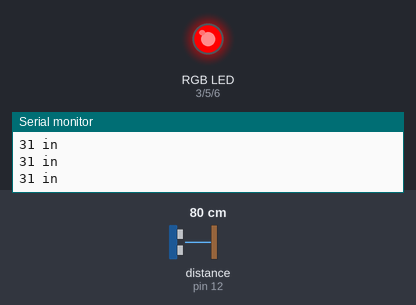
Recording of a sketch running on a simulated Arduino Uno, built with avr-gcc and run on an emulated ATmega328P. Shown: an RGB LED mixed from three pins (HIGH = lit), the last lines printed to the serial monitor. Wiring (inferred from the names in the program): ultrasonic range finder: trigger pin 11; echo pin 12. The inputs (shaded band) are chosen by the test bench; at power-on: distance to the obstacle (sensor on pin 12) 80 cm. The echo pulse lasts 58.3 µs per cm; pins used as bus, display or sensor lines are not drawn.

Above: at 1.2 s.
1.3 s: distance to the obstacle (sensor on pin 12) set to 21 cm
2.8 s: distance to the obstacle (sensor on pin 12) set to 16 cm
At 3.5 s:
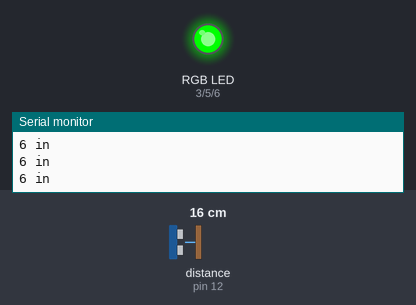
4.3 s: distance to the obstacle (sensor on pin 12) set to 35 cm
At 5.5 s:
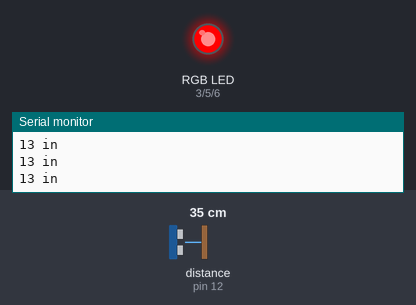
5.8 s: distance to the obstacle (sensor on pin 12) set to 2 cm
At 7.2 s:
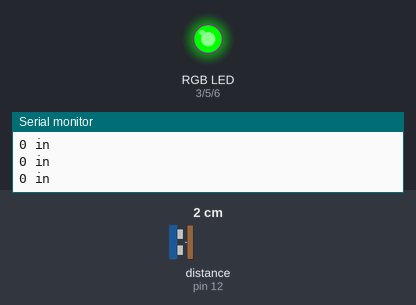
Timing chart, 0 to 8.3 s (numbered marks = the images above; inputs shaded):
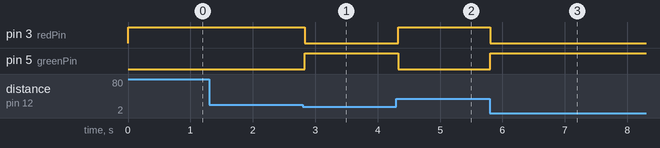

The sketch:

Sensor_testor.ino
```cpp
/*
SparkFun Inventor’s Kit
Circuit 3B-Distance Sensor
Control the color of an RGB LED using an ultrasonic distance sensor.
This sketch was written by SparkFun Electronics, with lots of help from the Arduino community.
This code is completely free for any use.
View circuit diagram and instructions at: https://learn.sparkfun.com/tutorials/sparkfun-inventors-kit-experiment-guide---v40
Download drawings and code at: https://github.com/sparkfun/SIK-Guide-Code
*/

const int trigPin = 11;           //connects to the trigger pin on the distance sensor
const int echoPin = 12;           //connects to the echo pin on the distance sensor

const int redPin = 3;             //pin to control the red LED inside the RGB LED
const int greenPin = 5;           //pin to control the green LED inside the RGB LED
const int bluePin = 6;            //pin to control the blue LED inside the RGB LED

float distance = 0;               //stores the distance measured by the distance sensor
float getDistance()
{
  float echoTime;                   //variable to store the time it takes for a ping to bounce off an object
  float calculatedDistance;         //variable to store the distance calculated from the echo time

  //send out an ultrasonic pulse that's 10ms long
  digitalWrite(trigPin, HIGH);
  delayMicroseconds(10);
  digitalWrite(trigPin, LOW);

  echoTime = pulseIn(echoPin, HIGH);      //use the pulsein command to see how long it takes for the
                                          //pulse to bounce back to the sensor

  calculatedDistance = echoTime / 148.0;  //calculate the distance of the object that reflected the pulse (half the bounce time multiplied by the speed of sound)

  return calculatedDistance;              //send back the distance that was calculated
}

void setup()
{
  Serial.begin (9600);        //set up a serial connection with the computer

  pinMode(trigPin, OUTPUT);   //the trigger pin will output pulses of electricity
  pinMode(echoPin, INPUT);    //the echo pin will measure the duration of pulses coming back from the distance sensor

  //set the RGB LED pins to output
  pinMode(redPin, OUTPUT);
  pinMode(greenPin, OUTPUT);
  pinMode(bluePin, OUTPUT);
}

void loop() {
int  distance = getDistance();   //variable to store the distance measured by the sensor

  Serial.print(distance);     //print the distance that was measured
  Serial.println(" in");      //print units after the distance

  if(distance <= 6){                         //if the object is close

    //make the RGB LED green
    digitalWrite(redPin, 0);
    digitalWrite(greenPin, 225);
    digitalWrite(bluePin, 0);

  }
   else{                                     //if the object is far away

    //make the RGB LED red
    digitalWrite(redPin, 225);
    digitalWrite(greenPin, 0);
    digitalWrite(bluePin, 0);
  }

  delay(50);      //delay 50ms between each reading
}

//------------------FUNCTIONS-------------------------------

//RETURNS THE DISTANCE MEASURED BY THE HC-SR04 DISTANCE SENSOR
```

Measured:
- the behaviour switches between 19 and 18 cm on distance to the obstacle (sensor on pin 12) (found by bisection; images 0 and 1)
- after the input at 2.8 s, pin 3 (redPin): HIGH → LOW at once; pin 5 (greenPin): LOW → HIGH at once
- after the input at 4.3 s, pin 3 (redPin): LOW → HIGH at once; pin 5 (greenPin): HIGH → LOW at once
- after the input at 5.8 s, pin 3 (redPin): HIGH → LOW at once; pin 5 (greenPin): LOW → HIGH at once
